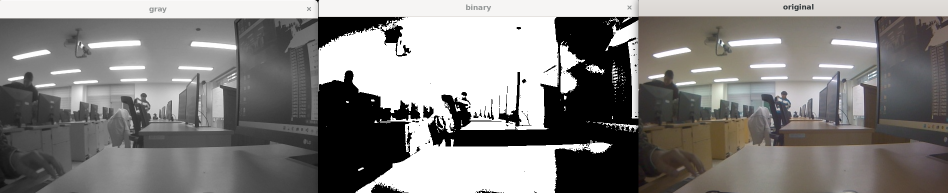
//> input picture camera2-1/image11_19.png, 1895 x 386 px, given in place of video.mp4, which was not available (shown at 1/2 size)
$ ./opencv_camera_ros2_sub   (built with g++ and OpenCV 4)
//> lines starting //> are read from the running program, lines starting //| are printed output that depends on the picture; after the words box and inside, x2 and y2 are one past the last pixel; in counts of white or black regions, pixels touching at a corner belong together; pictures that were not available may be replaced by others from this repository, and a replacement may not be noted
#include "opencv2/opencv.hpp"
#include <iostream>
#include <vector>
#include <cmath>
using namespace std;
using namespace cv;

int main()
{
	// 1. 비디오 캡처 초기화 (0: 웹캠, "video.mp4": 동영상 파일)
	VideoCapture cap("C:\\Users\\kochan\\Desktop\\자율주행\\video.mp4");

	if (!cap.isOpened()) {
		cerr << "에러: 카메라를 열 수 없습니다." << endl;
		return -1;
	}

	Mat frame;
	while (true)
	{
		// 2. 프레임 읽기
		cap >> frame;
//> frame is the input picture: 386 rows x 1895 cols, CV_8UC3; mean B, G, R 127.3, 129.1, 130.9
		if (frame.empty()) break; // 영상이 끝나면 종료

		// === 여기서부터 영상처리 로직 (ROS의 콜백 함수 내부 내용) ===

		Mat gray, binary, labels, stats, centroids;

		// 그레이스케일 변환
		cvtColor(frame, gray, COLOR_BGR2GRAY);

		// 밝기 보정 로직
		Scalar avg = mean(gray);
//> avg = Scalar(129.4)
		double current_mean = avg.val[0];
//> current_mean = 129.4
		double target_mean = 160.0;
		double diff = target_mean - current_mean;
//> diff = 30.59

		// 밝기 보정 (포화 연산 자동 적용)
		Mat corrected_gray = gray + diff;
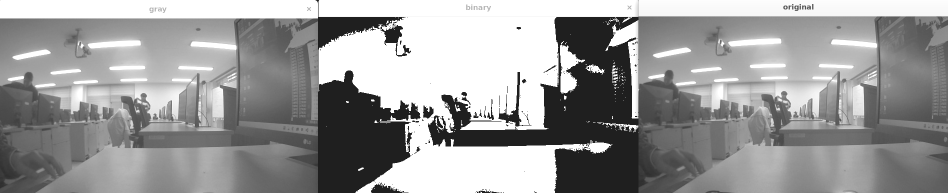
//> corrected_gray: 386 rows x 1895 cols, CV_8UC1 (shown at 1/2 size); min 31, max 255, mean 153.8

		// 이진화
		threshold(corrected_gray, binary, 210, 255, THRESH_BINARY);
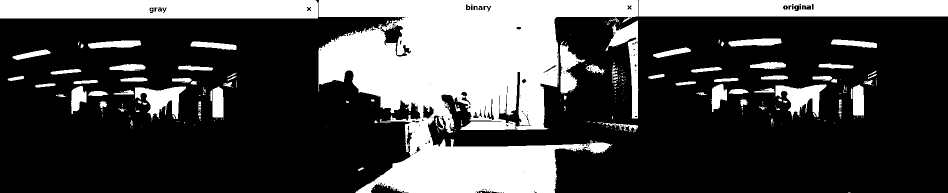
//> binary: 386 rows x 1895 cols, CV_8UC1 (shown at 1/2 size); 29% white; 326 white regions (243 under 20 px), largest, box (x1, y1, x2, y2) and area: (637, 0, 1276, 386) 135075, (0, 0, 636, 37) 23299, (1277, 0, 1895, 33) 20001

		// ROI 설정 (하단 1/4)
		int h = binary.rows;
//> h = 386
		int w = binary.cols;
//> w = 1895
		Rect roi(0, 3 * h / 4, w, h / 4);
//> roi = Rect(0, 289, 1895, 96)
		Mat binary_half = binary(roi); // ROI 이미지 참조
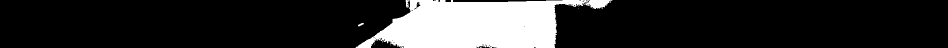
//> binary_half: 96 rows x 1895 cols, CV_8UC1 (shown at 1/2 size); 17.5% white; 13 white regions (10 under 20 px), largest, box (x1, y1, x2, y2) and area: (711, 0, 1225, 96) 31665, (811, 0, 818, 15) 69, (716, 46, 728, 53) 41

		// 객체 검출 (레이블링)
		int cnt = connectedComponentsWithStats(binary_half, labels, stats, centroids);
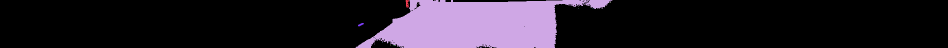
//> labels: 96 rows x 1895 cols, CV_32SC1 (shown at 1/2 size); 14 distinct labels, from 0 to 13; one colour per label, 0 black
//> stats = 14 rows, first 6: [0, 0, 1895, 96, 150125], [811, 0, 7, 15, 69], [711, 0, 514, 96, 31665], [1219, 4, 2, 2, 3], [1156, 12, 1, 1, 1], [1156, 16, 1, 1, 1]; centroids = 14 rows, first 8: [945.8, 47.19], [814, 6.77], [953.5, 49.04], [1219.7, 4.67], [1156, 12], [1156, 16], [1185.5, 17], [721.2, 48.73]; cnt = 14

		static double prev_x = -1.0;//static으로 선언해서 while문이 다시 실행되어도 이전 값이 유지된다.
		cvtColor(binary_half, binary_half, COLOR_GRAY2BGR);
		int best_idx = -1; //라인으로 추정되는 객체의 인덱스
		double min_dist = DBL_MAX; //최소 거리 저장용 (초기값은 최대로 석정)
		double center_x = binary_half.cols / 2.0; // 이미지의 가로 중심 좌
//> center_x = 947.5
		double target_x;//비교 기준점
		if (prev_x != -1.0) {//while문이 두번째 실행될때부터 실행하는 조건
			target_x = prev_x;
		}
		else { target_x = center_x; }//while문이 처음 돌때 화면 중앙을 저장하는 조건
//> target_x = 947.5
		for (int i = 1; i < cnt; i++)
		{
			auto p = stats.ptr<int>(i);//auto를 사용해서 포인터 값이 바뀌어도 자동으로 계산및 수정하게 바꾼코드 원본: int* p
			if (p[4] < 2000 || p[4] > 7000) continue;//노이즈 제거(무시)

			double cx = centroids.at<double>(i, 0);//진짜 라인의 무게 중심정보
			double dist = abs(target_x - cx); //화면 중앙과의 거리 계산
			if (dist < min_dist) {
				min_dist = dist;
				best_idx = i;
			}
		}
//> this loop made 13 passes
//> after the loop, min_dist = 1.8e+308; best_idx = -1
		if (best_idx != -1) {
			prev_x = centroids.at<double>(best_idx, 0);
		}
		else { prev_x = -1.0; }


		// 결과 순회 및 그리기 (i=0은 배경이므로 1부터)
		for (int i = 1; i < cnt; i++)
		{
			auto p = stats.ptr<int>(i); //auto를 사용해서 포인터 값이 바뀌어도 자동으로 계산및 수정하게 바꾼코드 원본: int* p

			if (p[4] < 2000 || p[4] > 7000) continue; // 노이즈 제거(무시)

			if (i == best_idx) {
				rectangle(binary_half, Rect(p[0], p[1], p[2], p[3]),Scalar(0,0,255),2);

				circle(binary_half, Point(centroids.at<double>(i, 0), centroids.at<double>(i, 1)),2, Scalar(0, 0, 255), -1);
			}
			else {
				rectangle(binary_half, Rect(p[0], p[1], p[2], p[3]), Scalar(255, 0, 0), 2);
				circle(binary_half, Point(centroids.at<double>(i, 0), centroids.at<double>(i, 1)),2, Scalar(255, 0, 0), -1);
			}
		}

		// === 영상처리 로직 끝 ===

		// 결과 출력
		imshow("Original", frame);
		imshow("Binary ROI Result", binary_half);

		// ESC 키(27)를 누르면 종료
		if (waitKey(30) == 'q') break;
//> the 'q' key is pressed
	}

	return 0;
}
